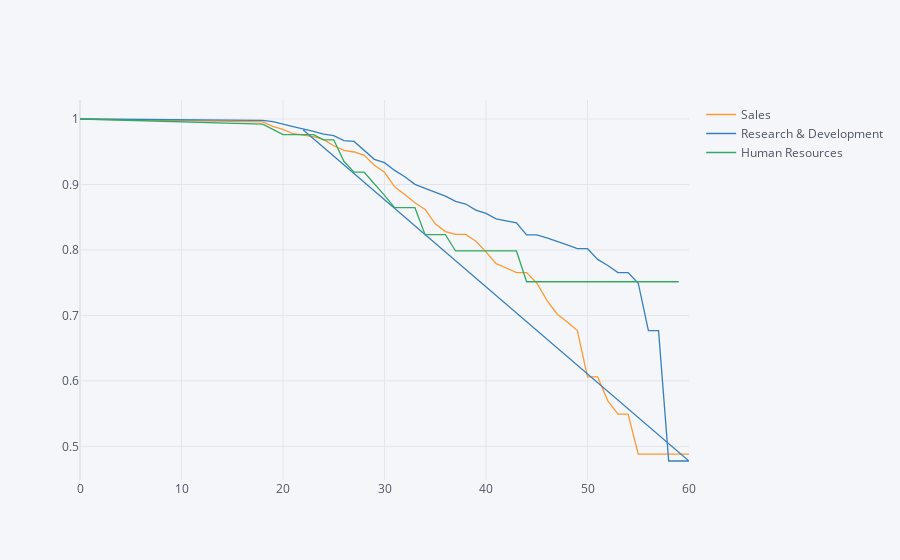

The notebook cell this image was saved under:
### Code cell
survival(data, 'Department', 'Age', 'Attrition').iplot()

### Figure 1 — Plotly figure (JSON) as saved in the notebook; plotly's stock layout.template omitted (floating-point values rounded to 4 significant figures)
{"data": [{"line": {"color": "rgba(255, 153, 51, 1.0)", "dash": "solid", "shape": "linear", "width": 1.3}, "mode": "lines", "name": "Sales", "text": "", "type": "scatter", "x": [0, 18, 19, 20, 21, 23, 24, 25, 26, 27, 28, 29, 30, 31, 32, 33, 34, 35, 36, 37, 38, 39, 40, 41, 42, 43, 44, 45, 46, 47, 48, 49, 50, 51, 52, 53, 54, 55, 56, 57, 58, 59, 60, 22], "y": [1, 0.9955, 0.9888, 0.9843, 0.9775, 0.9729, 0.9684, 0.9591, 0.952, 0.9496, 0.9446, 0.9293, 0.9186, 0.8964, 0.8846, 0.872, 0.862, 0.84, 0.8281, 0.8237, 0.8237, 0.8134, 0.7971, 0.7791, 0.7725, 0.7654, 0.7654, 0.7496, 0.7231, 0.7022, 0.6901, 0.6768, 0.6063, 0.6063, 0.5696, 0.5492, 0.5492, 0.4882, 0.4882, 0.4882, 0.4882, 0.4882, 0.4882, ""]}, {"line": {"color": "rgba(55, 128, 191, 1.0)", "dash": "solid", "shape": "linear", "width": 1.3}, "mode": "lines", "name": "Research & Development", "text": "", "type": "scatter", "x": [0, 18, 19, 20, 21, 23, 24, 25, 26, 27, 28, 29, 30, 31, 32, 33, 34, 35, 36, 37, 38, 39, 40, 41, 42, 43, 44, 45, 46, 47, 48, 49, 50, 51, 52, 53, 54, 55, 56, 57, 58, 59, 60, 22], "y": [1, 0.9979, 0.9958, 0.9916, 0.9885, 0.9811, 0.9768, 0.9746, 0.9669, 0.9657, 0.9517, 0.9384, 0.9334, 0.9215, 0.9118, 0.9002, 0.8941, 0.8876, 0.8822, 0.8744, 0.8701, 0.8609, 0.8559, 0.8476, 0.8447, 0.8413, 0.8229, 0.8229, 0.8183, 0.8132, 0.8078, 0.8019, 0.8019, 0.7855, 0.7763, 0.7655, 0.7655, 0.7492, 0.6767, 0.6767, 0.4777, 0.4777, 0.4777, 0.9832]}, {"line": {"color": "rgba(50, 171, 96, 1.0)", "dash": "solid", "shape": "linear", "width": 1.3}, "mode": "lines", "name": "Human Resources", "text": "", "type": "scatter", "x": [0, 18, 19, 20, 21, 23, 24, 25, 26, 27, 28, 29, 30, 31, 32, 33, 34, 35, 36, 37, 38, 39, 40, 41, 42, 43, 44, 45, 46, 47, 48, 49, 50, 51, 52, 53, 54, 55, 56, 57, 58, 59, 60, 22], "y": [1, 0.9921, 0.9841, 0.9762, 0.9762, 0.9762, 0.9683, 0.9683, 0.9354, 0.9187, 0.9187, 0.9014, 0.8834, 0.8646, 0.8646, 0.8646, 0.8234, 0.8234, 0.8234, 0.7984, 0.7984, 0.7984, 0.7984, 0.7984, 0.7984, 0.7984, 0.7515, 0.7515, 0.7515, 0.7515, 0.7515, 0.7515, 0.7515, 0.7515, 0.7515, 0.7515, 0.7515, 0.7515, 0.7515, 0.7515, 0.7515, 0.7515, "", ""]}], "layout": {"legend": {"bgcolor": "#F5F6F9", "font": {"color": "#4D5663"}}, "paper_bgcolor": "#F5F6F9", "plot_bgcolor": "#F5F6F9", "title": {"font": {"color": "#4D5663"}}, "xaxis": {"gridcolor": "#E1E5ED", "showgrid": true, "tickfont": {"color": "#4D5663"}, "title": {"font": {"color": "#4D5663"}, "text": ""}, "zerolinecolor": "#E1E5ED"}, "yaxis": {"gridcolor": "#E1E5ED", "showgrid": true, "tickfont": {"color": "#4D5663"}, "title": {"font": {"color": "#4D5663"}, "text": ""}, "zerolinecolor": "#E1E5ED"}}}
